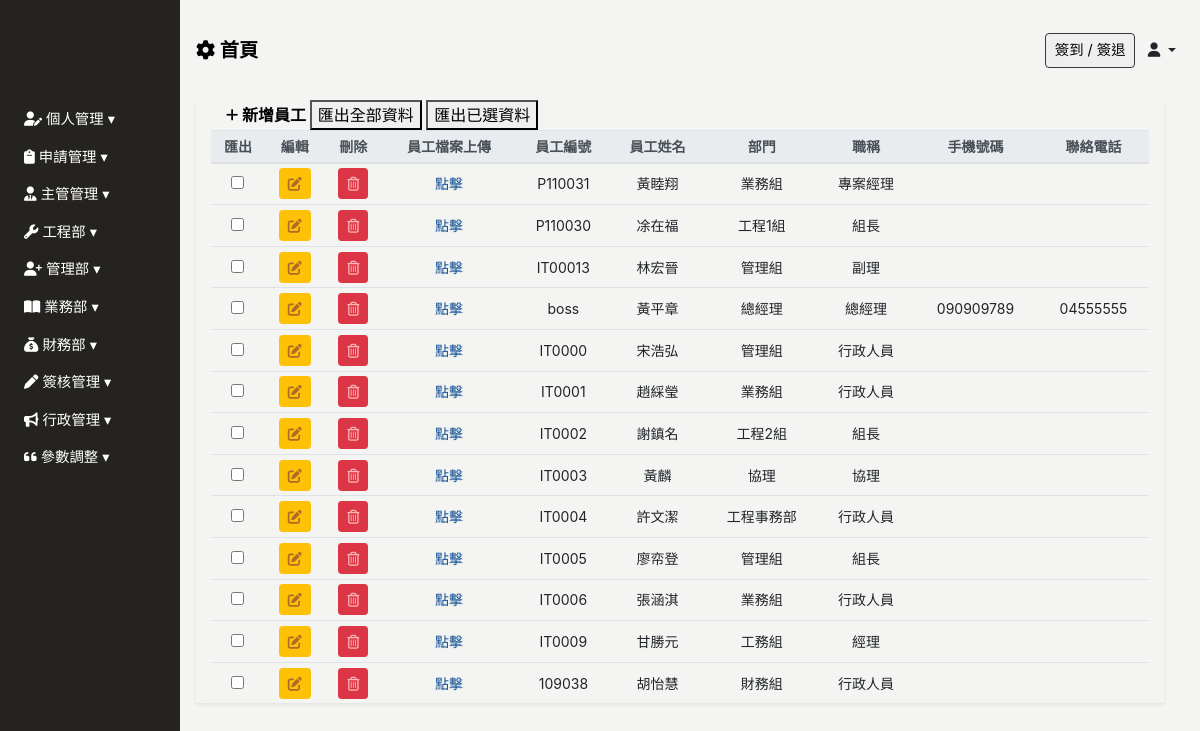
/employee/, run on the app's committed database.
### Backend/models.py (models this page shows, shortened)
class ModifiedModel(models.Model):
    modified_by = models.ForeignKey("Employee", on_delete=models.SET_NULL, null=True, blank=True)
    created_date = models.DateField(default=timezone.now,verbose_name='建立日期')
    update_date = models.DateField(auto_now=True, verbose_name='更新日期')
    class Meta:
        abstract = True

class Employee(ModifiedModel):
    GENDER_CHOICES = [
        ('M', '男'),
        ('F', '女'),
    ]
    BLOOD_TYPE_CHOICES = [
        ('A', 'A型'),
        ('B', 'B型'),
        ('AB','AB型'),
        ('O', 'O型'),
    ]
    MARITAL_STATUS_CHOICES = [
        ('M', '已婚'),
        ('S', '未婚'),
        ('D', '離異'),
    ]
    MILITARY_STATUS_CHOICES = [
        ('M', '義務役'),
        ('E', '免服役'),
        ('A', '替代役'),
    ]
    user = models.OneToOneField(User, null=True, blank=True, on_delete=models.CASCADE)
    profile_image = models.ImageField(upload_to='employee_profile/', blank=True, null=True, default='employee_profile/default_profile.png', verbose_name='員工照片')
    location_city = models.CharField(max_length=4, choices=LOCATION_CHOICES, null=True, blank=True, verbose_name='居住城市(用於計算)')
    uploaded_files = models.ManyToManyField(UploadedFile,blank=True,  related_name="userfile")
    full_name = models.CharField(max_length=30, null=True, blank=True, verbose_name='員工名稱')
    employee_id	 = models.CharField(max_length=30, blank=True,verbose_name='員工編號')
    departments = models.ForeignKey('Department', on_delete=models.SET_NULL, blank=True, null=True, related_name='employees', verbose_name='部門名稱')# 你可以通过department.employees.all()访问一个部门的所有员工。
    position = models.CharField(max_length=30, null=True, blank=True, verbose_name='職稱')
    phone_number = models.CharField(max_length=20, null=True, blank=True,verbose_name='手機號碼')
    contact_number = models.CharField(max_length=20, null=True, blank=True,verbose_name='聯絡電話')
    start_work_date = models.DateField(null=True, blank=True, verbose_name='到職日期')
    seniority = models.DecimalField(max_digits=3, decimal_places=1, null=True, blank=True, verbose_name='目前年資')
    id_number = models.CharField(max_length=20, null=True, blank=True, verbose_name='身份證字號')
    birthday = models.DateField(null=True, blank=True, verbose_name='出生日期')
    gender = models.CharField(max_length=1, choices=GENDER_CHOICES, null=True, blank=True, verbose_name='性別')
    blood_type = models.CharField(max_length=2, choices=BLOOD_TYPE_CHOICES, null=True, blank=True, verbose_name='血型')
    birth_place = models.CharField(max_length=100, null=True, blank=True, verbose_name='出生地')
    marital_status = models.CharField(max_length=1, choices=MARITAL_STATUS_CHOICES, null=True, blank=True, verbose_name='婚姻狀況')
    military_status = models.CharField(max_length=1, choices=MILITARY_STATUS_CHOICES, null=True, blank=True, verbose_name='兵役狀況')
    permanent_address = models.CharField(max_length=50, null=True, blank=True, verbose_name='戶籍地址')
    current_address_city = models.CharField(max_length=50, null=True, blank=True, verbose_name='現居地址縣市')
    current_address = models.CharField(max_length=50, null=True, blank=True, verbose_name='現居地址')
    location = models.CharField(max_length=50, null=True, blank=True, verbose_name='所在地')
    company_email = models.EmailField(null=True, blank=True, verbose_name='公司E_Mail')
    personal_email = models.EmailField(null=True, blank=True, verbose_name='個人E_Mail')
    emergency_contact = models.CharField(max_length=50, null=True, blank=True, verbose_name='緊急聯絡人1')
    emergency_contact_relations = models.CharField(max_length=50, null=True, blank=True, verbose_name='關係1')
    emergency_contact_phone = models.CharField(max_length=20, null=True, blank=True, verbose_name='聯絡人電話1')
    default_salary = models.PositiveIntegerField(default=26000, null=True, blank=True, verbose_name="基本薪資")
    job_addition = models.PositiveIntegerField(default=0, null=True, blank=True, verbose_name="職務加給")
    phone_addition = models.PositiveIntegerField(default=0, null=True, blank=True, verbose_name="手機加給")
    certificates_addition = models.PositiveIntegerField(default=0, null=True, blank=True, verbose_name="證照加給")
    labor_protection = models.PositiveIntegerField(default=0, null=True, blank=True, verbose_name="勞保級距")
    health_insurance = models.PositiveIntegerField(default=0, null=True, blank=True, verbose_name="健保級距")
    labor_pension_moeny = models.PositiveIntegerField(default=6, null=True, blank=True, verbose_name="勞退級距")
    labor_pension = models.PositiveIntegerField(default=6, null=True, blank=True, verbose_name="勞退比例(%)")
    class Meta:
        verbose_name = "員工"   # 單數
        verbose_name_plural = verbose_name   #複數
    def seniority(self):
        start_work_date= self.start_work_date
        if start_work_date == None :
            return "人資單位未填寫入值日"
        today = datetime.today().date()
        total_months = (today.year - start_work_date.year) * 12 + (today.month - start_work_date.month)
        seniority_value = total_months / 12
        return seniority_value

class Department(ModifiedModel):
    COMPANY_CHOICES = [
        ('艾力克電機', '艾力克電機'),
        ('維景', '維景'),
    ]
    belong_to_company =models.CharField(max_length=20,choices=COMPANY_CHOICES, null=True, blank=True,verbose_name="所屬公司")
    parent_department  = models.ForeignKey('self',max_length=30,  on_delete=models.SET_NULL, null=True, blank=True, verbose_name='上層部門')
    department_name = models.CharField(max_length=30, null=True, blank=True,verbose_name='部門名稱')
    department_id = models.CharField(max_length=20, null=True, blank=True,verbose_name='部門編號')
    class Meta:
        verbose_name = "部門"   # 單數
        verbose_name_plural = verbose_name   #複數
    def __str__(self):
        return f"{self.department_name}({self.belong_to_company})"

### Frontend/views.py (the view)
# urls.py: path('employee/', views.Employee_list.as_view(), name='employee_list'),
class Employee_list(UserPassesTestMixin,ListView):
    model = Employee
    template_name = 'employee/employee.html'
    context_object_name = 'employee'
    def get_context_data(self, **kwargs):
        context = super().get_context_data(**kwargs)
        context["department_list"] = Department.objects.values('id','department_name')
        context['employee_form'] = EmployeeForm()
        return context
    def test_func(self):
        return Check_Permissions(self.request.user,"管理部")

### Backend/forms.py (shortened to what this page needs)
class EmployeeForm(BaseModelForm):
    class Meta:
        model = Employee
        fields = '__all__'
        widgets = {
            'location_city': forms.Select(attrs={'class': 'form-control form-control-sm', 'id':'location_city', "name":'location_city', 'required': 'true'}),
            'departments': forms.Select(attrs={'class': 'form-control form-control-sm', 'id':'departments', "name":'departments', 'required': 'true'}),
            'gender': forms.Select(attrs={'class': 'form-control form-control-sm', 'id':'gender', "name":'gender', 'required': 'true'}),
            'blood_type': forms.Select(attrs={'class': 'form-control form-control-sm', 'id':'blood_type', "name":'blood_type'}),
            'marital_status': forms.Select(attrs={'class': 'form-control form-control-sm', 'id':'marital_status', "name":'marital_status'}),
            'military_status': forms.Select(attrs={'class': 'form-control form-control-sm', 'id':'military_status', "name":'military_status'})
        }

### Backend/context_processors.py (called while the page is built, shortened)
def approval_count(request):
    if  isinstance(request.user, AnonymousUser):
        return {'approval_count': 0}

def pass_test_func(request):
    pass_test_func = settings.PASS_TEST_FUNC
    return {"pass_test_func":pass_test_func}

def sys_messages(request):
    if  isinstance(request.user, AnonymousUser):
        return {'sys_messages': {}}

def client_list(request):
    clients = Client.objects.all()
    return {'clients': clients}

### Backend/utils.py (called while the page is built)
def Check_Permissions(user,name):
    if settings.PASS_TEST_FUNC or user.groups.filter(name__icontains='最高權限').exists() :
        return True
    return user.groups.filter(name__icontains='薪水管理').exists()

### Frontend/templatetags/custom_tags.py (called while the page is built)
@register.filter
def in_group_T_or_F(user, group):
    is_supervisor = False
    is_in_group = any(group in user_group.name for user_group in user.groups.all())
    return is_in_group

### Frontend/templates/employee/employee.html (shortened to what this page needs)
{% extends 'base/base_dashboard.html' %}
{% block import %}
{% load static%}
<link rel="stylesheet" href="{% static 'css/employee/employee.css' %}">
{% endblock %}
{% block main %}
<div class="main px-3" id="employee-app">
    <div class="employee-table container-fluid shadow-sm table-responsive-lg">
        <table class="table table-sm table-hover text-center" id="table" data-toggle="table" data-sortable="true"
        data-toolbar="#toolbar" data-search="true" data-show-columns="true"data-filter-strict-search="true"
        data-show-columns-toggle-all="true" data-pagination="true" data-page-size="25" data-page-list="[25, All]"
        data-filter-control="true">
            <div id="toolbar">
                <div class="employee-header container-fluid">
                    <a href="" class="font-weight-bold" id="sys_new" data-toggle="modal"data-target="#employee-modal">
                        <i class="fa-solid fa-plus fa-sm" style="color: #000000;"></i> 新增員工
                    </a>
                    <button class="d-none d-md-inline-block" onclick="exportAllOptionToExcel('員工.xlsx')"data-export-url="{% url 'excel_export' %}">匯出全部資料</button>
                    <button class="d-none d-md-inline-block" onclick="exportSelectedOptionToExcel('員工.xlsx')">匯出已選資料</button>
                </div>
            </div>
            <thead class="thead-light" style="font-size: 14px;">
                <tr class="text-nowrap">
                    <th data-force-hide="true" data-switchable="false" data-no-print="true" data-field="checkbox" class="d-none d-md-table-cell">匯出</th>
                    <th data-force-hide="true" data-switchable="false" data-no-print="true" data-field="edit">編輯</th>
                    <th data-force-hide="true" data-switchable="false" data-no-print="true" data-field="delete">刪除</th>
                    <th data-force-hide="true" data-switchable="false" data-no-print="true" data-field="employee_file_upload" >員工檔案上傳</th>
                    <th data-field="employee_id" data-sortable="true">員工編號</th>
                    <th data-field="full_name" data-sortable="true">員工姓名</th>
                    <th data-field="departments" data-sortable="true">部門</th>
                    <th data-field="position" data-sortable="true">職稱</th>
                    <th data-field="phone_number" data-sortable="true">手機號碼</th>
                    <th data-field="contact_number" data-sortable="true">聯絡電話</th>
                </tr>
            </thead>
            <tbody class="text-nowrap" style="font-size: 14px;">
                {% for p in employee %}
                {% if p.user.is_active %}
                <tr>
                    <td><input type="checkbox" name="importcheckd" onclick="updateCheckedArray(this)"value="{{ p.id }}"></td>
                    <td>
                        <a type="button" data-url="employee" data-id="{{p.pk}}"
                        class="sys_get btn btn-sm btn-warning" data-toggle="modal"
                        data-target="#employee-modal"><i class="fas fa-edit"></i></a>
                    </td>
                    <td>
                        <a data-url="employee" data-id="{{p.pk}}" type="button"
                        class="sys_del btn btn-sm btn-danger"><i class="far fa-trash-alt"></i></a>
                    </td>
                    <td>
                        <a href="" onclick="setEmployeeId({{p.pk}})" data-toggle="modal" data-target="#fileUploadModal">點擊</a>
                    </td>
                    <td>{{ p.employee_id }} </td>
                    <td>{{ p.full_name }}</td>
                    <td>{{ p.departments.department_name }}</td>
                    <td>{{ p.position }}</td>
                    <td>{% if p.phone_number %}{{ p.phone_number }}{% endif %}</td>
                    <td>{% if p.contact_number %}{{ p.contact_number }}{% endif %}</td>
                </tr>
                {% endif %}
                {% endfor %}
            </tbody>
        </table>
    </div>
</div>
{% endblock %}

### static/css/base/base.css (style rules this page uses)
:root { --sidebar-width: 180px; --theme-black: #252320; --theme-white: #f4f4f3; }
body { background: var(--theme-white); }
button { color: #000; }
i.fa-trash-alt { color: #f8b6b6; }
i.fa-edit { color: #af6a26; }

### static/css/index/index-login.css (style rules this page uses)
.main { width: calc(100vw - var(--sidebar-width) - 20px); position: relative; left: var(--sidebar-width); top: 100px; }

### static/css/employee/employee.css (style rules this page uses)
.employee-header a { text-decoration: none; color: black; }
.employee-table td { vertical-align: middle; }

### data on the page
Employee: employee_id "P110031", full_name "黃睦翔", departments.department_name "業務組", position "專案經理"
Employee: employee_id "P110030", full_name "凃在福", departments.department_name "工程1組", position "組長"
Employee: employee_id "IT00013", full_name "林宏晉", departments.department_name "管理組", position "副理"
Employee: employee_id "boss", full_name "黃平章", departments.department_name "總經理", position "總經理", phone_number "090909789", contact_number "04555555"
Employee: employee_id "IT0000", full_name "宋浩弘", departments.department_name "管理組", position "行政人員"
Employee: employee_id "IT0001", full_name "趙綵瑩", departments.department_name "業務組", position "行政人員"
Employee: employee_id "IT0002", full_name "謝鎮名", departments.department_name "工程2組", position "組長"
Employee: employee_id "IT0003", full_name "黃麟", departments.department_name "協理", position "協理"
Employee: employee_id "IT0004", full_name "許文潔", departments.department_name "工程事務部", position "行政人員"
Employee: employee_id "IT0005", full_name "廖帟登", departments.department_name "管理組", position "組長"
Employee: employee_id "IT0006", full_name "張涵淇", departments.department_name "業務組", position "行政人員"
Employee: employee_id "IT0009", full_name "甘勝元", departments.department_name "工務組", position "經理"
Employee: employee_id "109038", full_name "胡怡慧", departments.department_name "財務組", position "行政人員"
